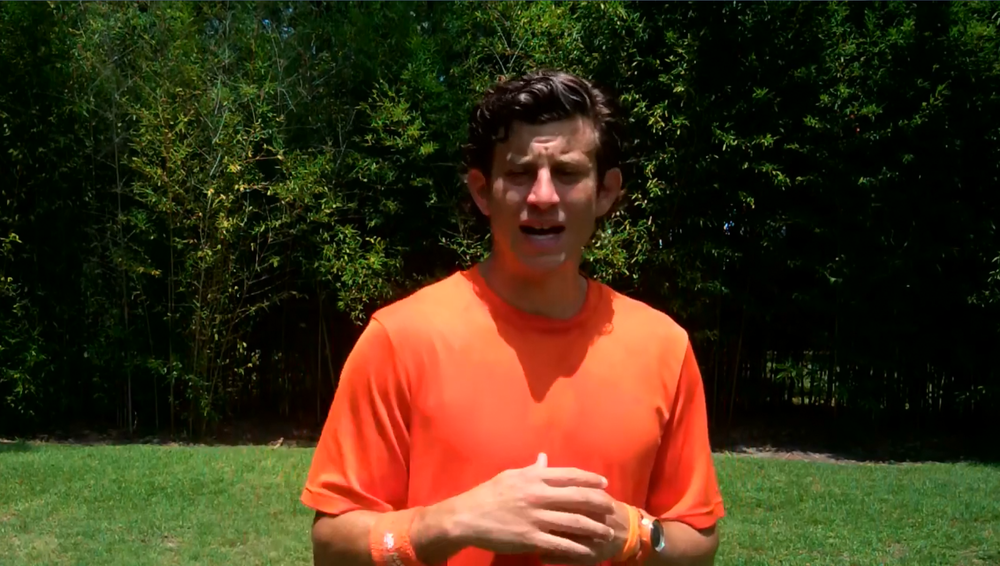
//> input picture メディアセキュリティ/hsv1.png, 1000 x 566 px, shrunk from 1868 x 1057 before the run
$ ./HSV   (built with g++ and OpenCV 4)
//> lines starting //> are read from the running program, lines starting //| are printed output that depends on the picture
#include <opencv2\opencv.hpp>
#include <opencv2\nonfree\nonfree.hpp>
#include <exception>
#include <string>
#include <fstream>
#include <iostream>

// ヒストグラムデータを表示用の画像に変換
void make_histogram_image(cv::MatND& hist, cv::Mat& hist_img, int bin_num)
{
	// histogramを描画するための画像領域を確保
	int img_width = 512;
	int img_height = 512;
	hist_img = cv::Mat(cv::Size(img_width, img_height), CV_8UC3);

	// ヒストグラムのスケーリング
	// ヒストグラムのbinの中で、頻度数最大のbinの高さが、ちょうど画像の縦幅と同じ値になるようにする
	double max_val = 0.0;
	cv::minMaxLoc(hist, 0, &max_val);
	hist = hist * (max_val ? img_height / max_val : 0.0);

	// ヒストグラムのbinの数だけ矩形を書く
	for (int j = 0; j < bin_num; ++j){
		// saturate_castは、安全に型変換するための関数。桁あふれを防止
		int bin_w = cv::saturate_cast<int>((double)img_width / bin_num);
		cv::rectangle(
			hist_img,
			cv::Point(j*bin_w, hist_img.rows),
			cv::Point((j + 1)*bin_w, hist_img.rows - cv::saturate_cast<int>(hist.at<float>(j))),
			cv::Scalar::all(0), -1);
	}
}

int main()
{
	cv::Mat img = cv::imread("hsv1.png", CV_LOAD_IMAGE_GRAYSCALE);
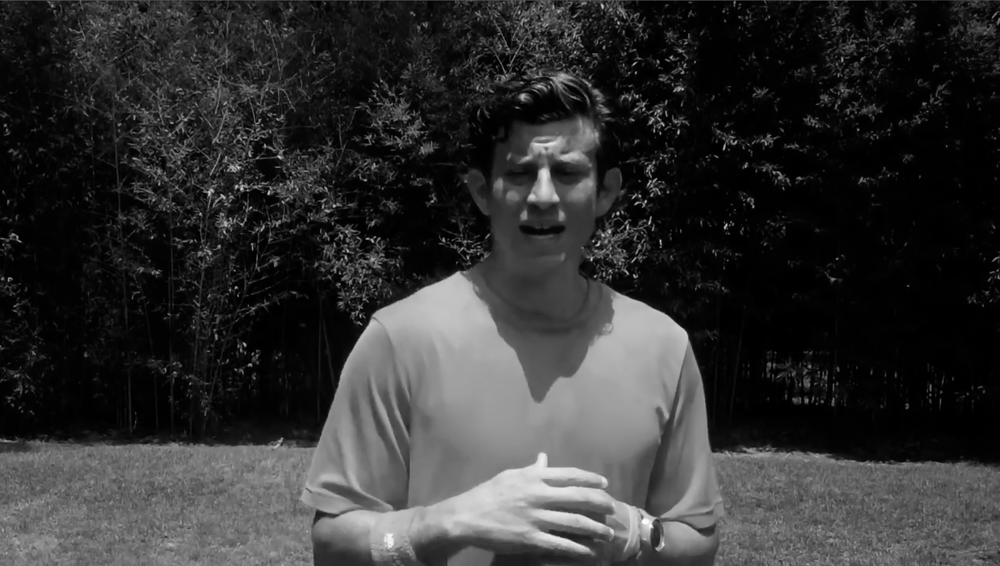
//> img: 566 rows x 1000 cols, CV_8UC1; min 0, max 252, mean 49.8

	// ヒストグラムを生成するために必要なデータ
	int image_num = 1;      // 入力画像の枚数
	int channels[] = { 0 }; // cv::Matの何番目のチャネルを使うか 今回は白黒画像なので0番目のチャネル以外選択肢なし
	cv::MatND hist;         // ここにヒストグラムが出力される
	int dim_num = 1;        // ヒストグラムの次元数
	int bin_num = 64;       // ヒストグラムのビンの数
	int bin_nums[] = { bin_num };      // 今回は1次元のヒストグラムを作るので要素数は一つ
	float range[] = { 0, 256 };        // 扱うデータの最小値、最大値 今回は輝度データなので値域は[0, 255]
	const float *ranges[] = { range }; // 今回は1次元のヒストグラムを作るので要素数は一つ

	// 白黒画像から輝度のヒストグラムデータ(=各binごとの出現回数をカウントしたもの)を生成
	cv::calcHist(&img, image_num, channels, cv::Mat(), hist, dim_num, bin_nums, ranges);
//> hist = 64 values, max 135025 at index 0, min 1 at index 63, mean 8843.8

	// テキスト形式でヒストグラムデータを確認
	std::cout << hist << std::endl;
//| [135025;
//|  64240;
//|  28183;
//|  23023;
//> (the first 4 of 64 printed lines)

	// ヒストグラムデータを表示用の画像に変換
	// OpenCVでは関数が用意されていないので自前で用意する必要がある
	cv::Mat hist_img;
	make_histogram_image(hist, hist_img, bin_num);
//> in make_histogram_image, `cv::minMaxLoc(hist, 0, &max_val);`: max_val = 135025
//> in make_histogram_image, `hist = hist * (max_val ? img_height / max_val : 0.0);`: hist = 64 values, max 512 at index 0, min 0.00379 at index 63, mean 33.53
//> after the loop in make_histogram_image, `for (int j = 0; j < bin_num; ++j)`: hist_img: 512 rows x 512 cols, CV_8UC3; every value is 0
	cv::imshow("histogram image", hist_img);

	cv::imwrite("hsv_histogram1.png", hist_img);

	// 画像表示のためのwait
	cv::waitKey(-1);

	return 0;
}

$ run again, with メディアセキュリティ/hsv2.png copied over メディアセキュリティ/hsv1.png
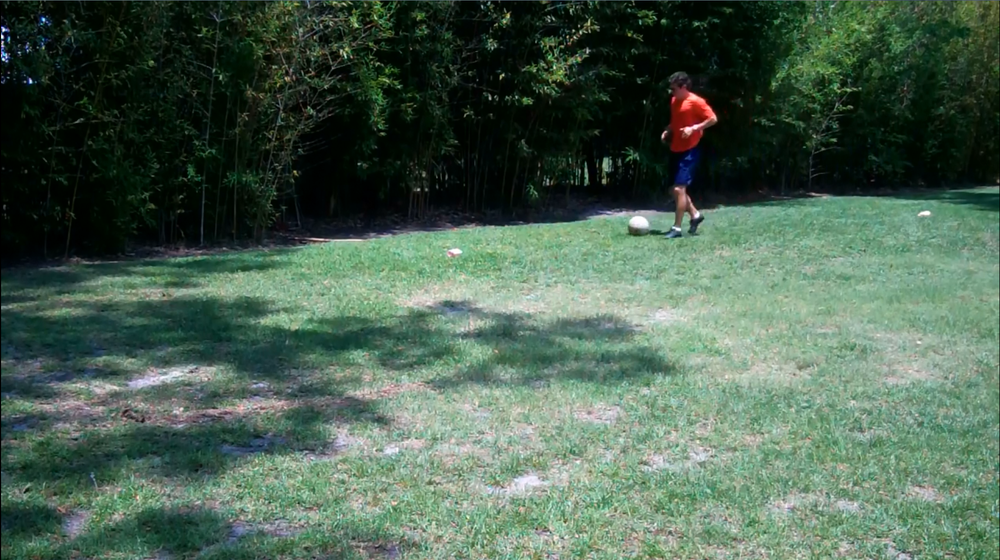
//> input picture メディアセキュリティ/hsv2.png, 1000 x 560 px, shrunk from 1883 x 1054 before the run
//> `cv::Mat img = cv::imread("hsv1.png", CV_LOAD_IMAGE_GRAYSCALE);`:
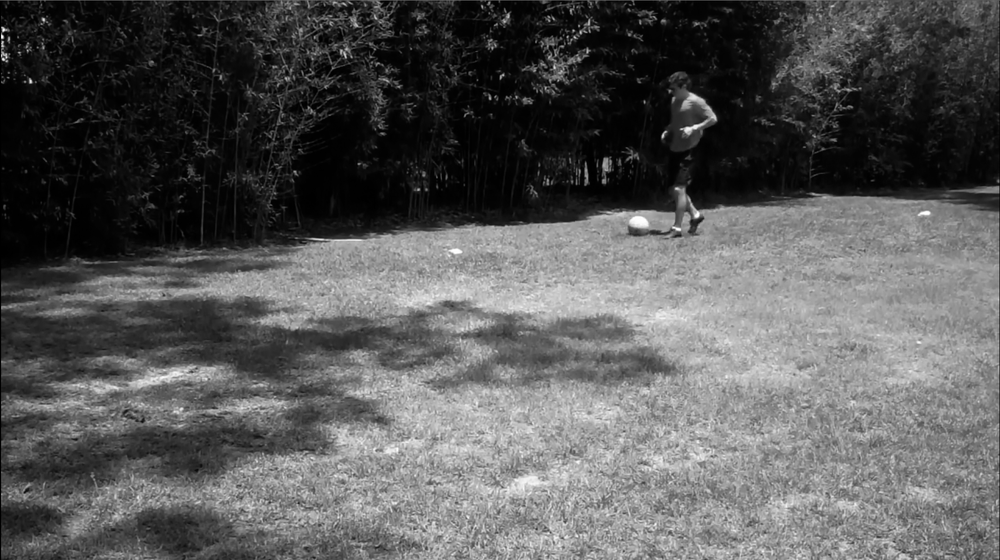
//> img: 560 rows x 1000 cols, CV_8UC1; min 0, max 255, mean 88.1
//> `cv::calcHist(&img, image_num, channels, cv::Mat(), hist, dim_num, bin_..`: hist = 64 values, max 48943 at index 1, min 41 at index 61, mean 8750
//| [31372;
//|  48943;
//|  28870;
//|  20934;
//> (the first 4 of 64 printed lines)
//> max_val = 48943
//> in make_histogram_image, `hist = hist * (max_val ? img_height / max_val : 0.0);`: hist = 64 values, max 512 at index 1, min 0.429 at index 61, mean 91.54
